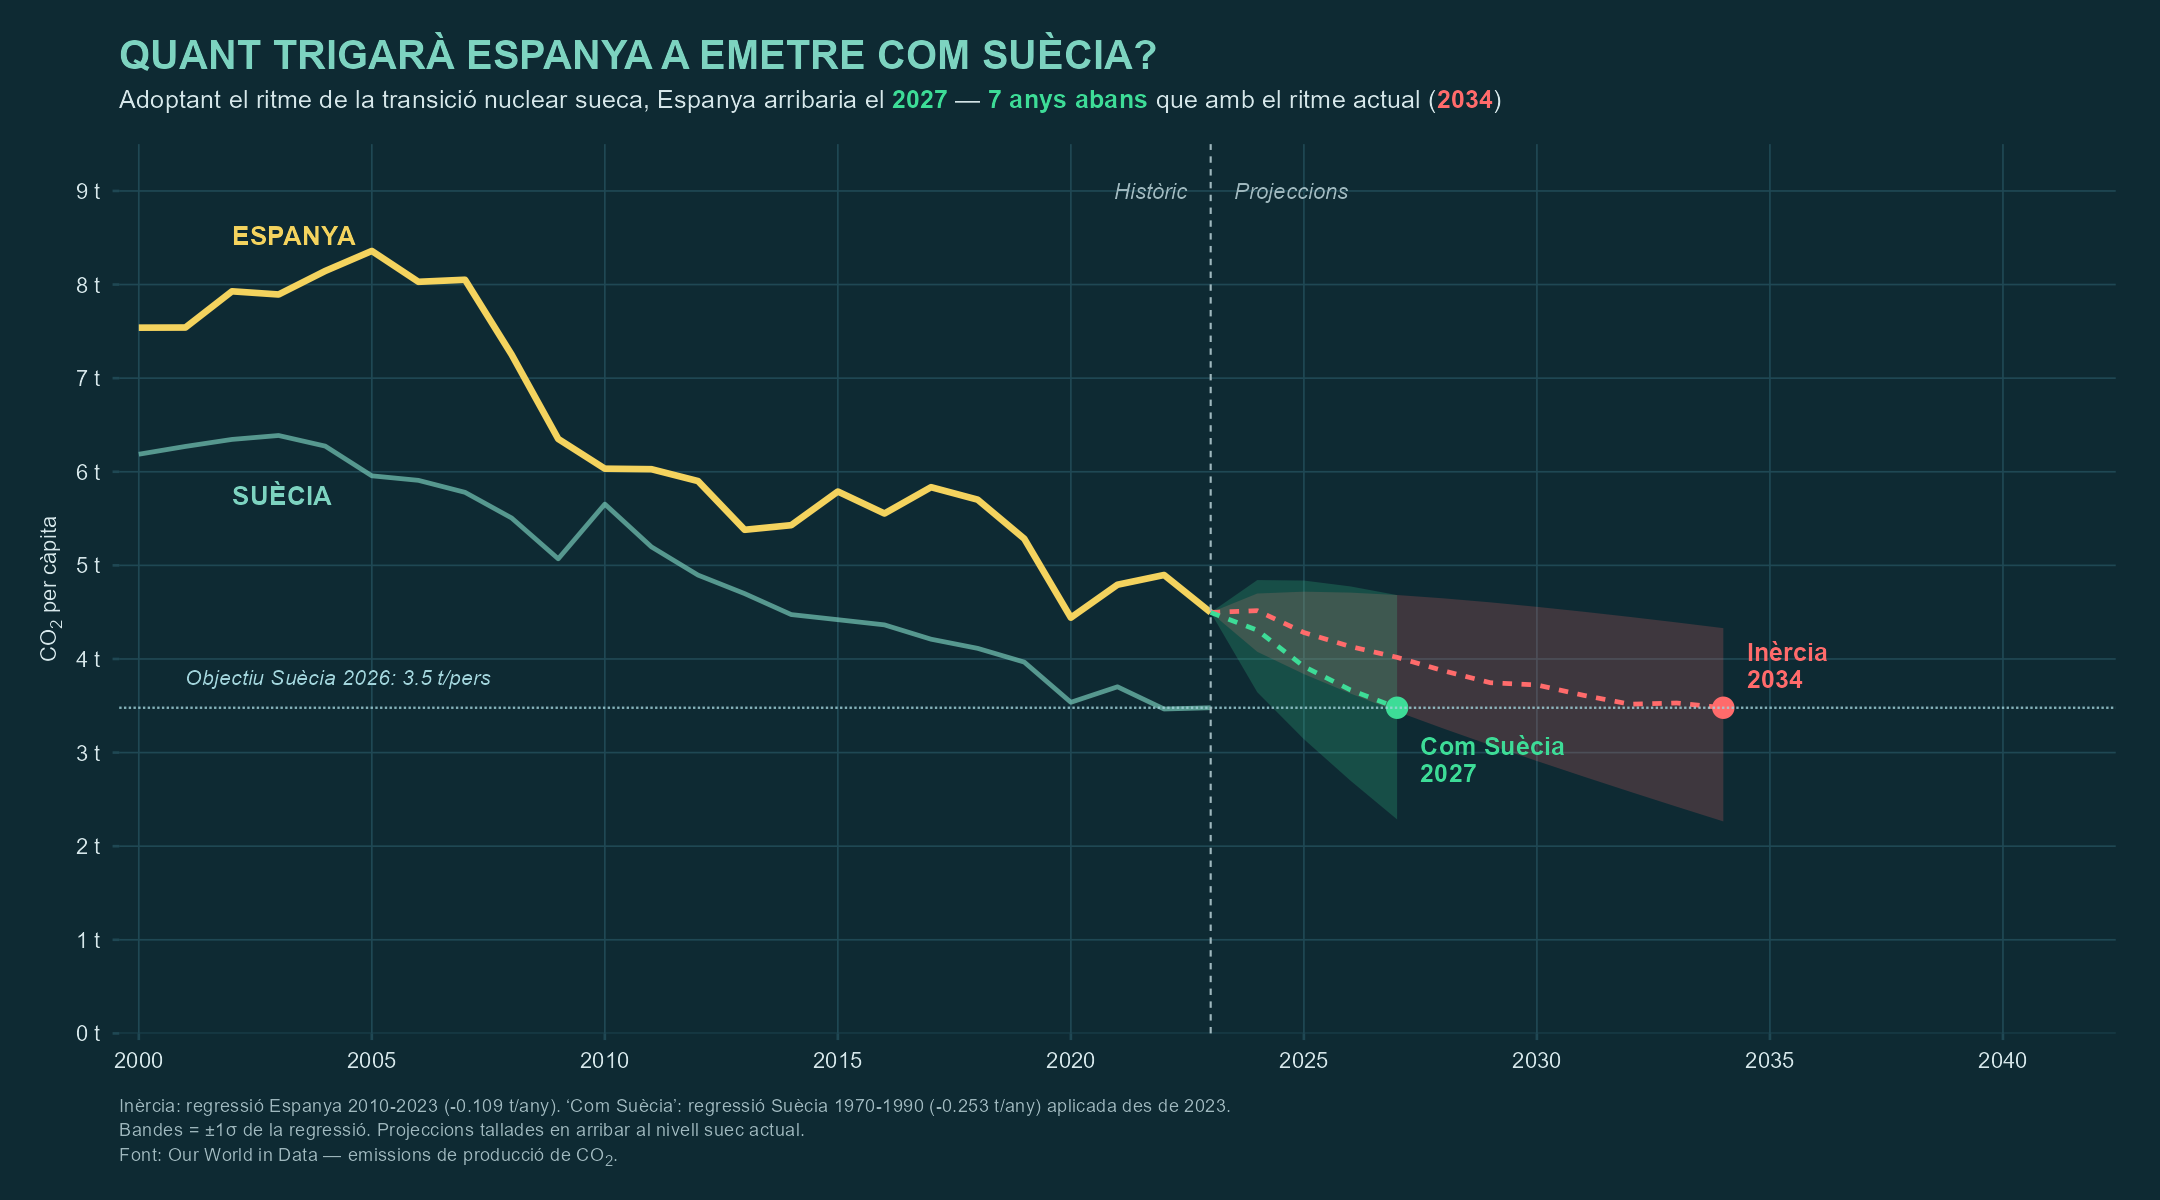

Source code (R):
library(tidyverse)
library(scales)
library(ggtext)

# ============================================================
# Projeccio Espanya: 'Si seguim aixi' vs 'Si fem com Suecia'
# Estil dashboard/infografia
# ============================================================

df <- read_csv("master_dataset.csv", show_col_types = FALSE)

serie <- df |>
  filter(Code %in% c("ESP","SWE"), Year >= 1970, !is.na(co2_prod_pc)) |>
  select(pais = Entity, Year, co2_pc = co2_prod_pc)

ult_any <- max(serie$Year)
target  <- serie |> filter(pais == "Sweden", Year == ult_any) |> pull(co2_pc)
y0      <- serie |> filter(pais == "Spain",  Year == ult_any) |> pull(co2_pc)

# Pendents
fit_inercia <- lm(co2_pc ~ Year,
                  data = serie |> filter(pais == "Spain", Year >= 2010))
fit_suecia  <- lm(co2_pc ~ Year,
                  data = serie |> filter(pais == "Sweden",
                                         Year >= 1970, Year <= 1990))
sl_inercia <- coef(fit_inercia)[2]
sl_suecia  <- coef(fit_suecia)[2]

# Sigma residual per generar bandes d'incertesa
sg_inercia <- summary(fit_inercia)$sigma
sg_suecia  <- summary(fit_suecia)$sigma

# Projeccio amb banda d'incertesa (creixent en t)
set.seed(7)
mk_proj <- function(sl, sg, etiqueta) {
  yrs <- ult_any:2050
  dt  <- yrs - ult_any
  mu  <- y0 + sl * dt
  # Soroll realista (autocorrelat suau) per simular pujades i baixades
  noise <- numeric(length(yrs))
  for (i in seq_along(yrs)) {
    if (i == 1) noise[i] <- 0
    else noise[i] <- 0.55 * noise[i - 1] + rnorm(1, 0, abs(sg) * 0.18)
  }
  co2 <- mu + noise
  se  <- sg * sqrt(dt)
  tibble(
    Year     = yrs,
    co2_pc   = pmax(co2, 0),
    lo       = pmax(mu - 1.0 * se, 0),
    hi       = pmax(mu + 1.0 * se, 0),
    escenari = etiqueta
  )
}
proj_in <- mk_proj(sl_inercia, sg_inercia, "Si seguim així")
proj_sw <- mk_proj(sl_suecia,  sg_suecia,  "Si fem com Suècia")

# Tallem la projeccio quan toca el target (no extrapolem mes enlla)
# i fixem l'ultim punt exactament sobre la linia objectiu
tallar <- function(p, sl) {
  i <- which(p$co2_pc <= target)[1]
  if (is.na(i)) return(p)
  out <- p[1:i, ]
  out$co2_pc[nrow(out)] <- target
  out
}
proj_in_t <- tallar(proj_in, sl_inercia)
proj_sw_t <- tallar(proj_sw, sl_suecia)

yr_in <- proj_in_t$Year[nrow(proj_in_t)]
yr_sw <- proj_sw_t$Year[nrow(proj_sw_t)]

# Punt final ja esta exactament sobre el target
last_in <- tail(proj_in_t, 1)
last_sw <- tail(proj_sw_t, 1)

hist_esp <- serie |> filter(pais == "Spain")
hist_swe <- serie |> filter(pais == "Sweden")

# ============================================================
# Paleta tipus dashboard
# ============================================================
bg       <- "#0E2A33"   # fons fosc teal
grid_col <- "#1F4854"
text_col <- "#D6E7EA"
sub_col  <- "#9FB8BE"
hist_esp_col <- "#F4D35E"   # groc per Espanya historic (bonic sobre fons fosc)
hist_swe_col <- "#7DD3C0"   # mint per Suecia
inercia_col  <- "#FF6B6B"   # vermell-coral
suecia_col   <- "#3DDC97"   # verd brillant
target_col   <- "#A2D5DC"

p <- ggplot() +
  # Bandes d'incertesa
  geom_ribbon(data = proj_in_t,
              aes(Year, ymin = lo, ymax = hi),
              fill = inercia_col, alpha = 0.20) +
  geom_ribbon(data = proj_sw_t,
              aes(Year, ymin = lo, ymax = hi),
              fill = suecia_col, alpha = 0.20) +

  # Historic Suecia (referencia tenue)
  geom_line(data = hist_swe, aes(Year, co2_pc),
            color = hist_swe_col, linewidth = 1, alpha = 0.65) +

  # Historic Espanya (linia principal)
  geom_line(data = hist_esp, aes(Year, co2_pc),
            color = hist_esp_col, linewidth = 1.4) +

  # Best estimate (linies discontinues centrals)
  geom_line(data = proj_in_t,
            aes(Year, co2_pc),
            color = inercia_col, linewidth = 1, linetype = "22") +
  geom_line(data = proj_sw_t,
            aes(Year, co2_pc),
            color = suecia_col,  linewidth = 1, linetype = "22") +

  # Punts finals + etiquetes
  geom_point(data = last_in,  aes(Year, co2_pc),
             color = inercia_col, size = 4) +
  geom_point(data = last_sw,  aes(Year, co2_pc),
             color = suecia_col,  size = 4) +

  annotate("text", x = last_in$Year + 0.5, y = last_in$co2_pc + 0.45,
           label = sprintf("Inèrcia\n%d", last_in$Year),
           hjust = 0, color = inercia_col, fontface = "bold",
           size = 4, lineheight = 0.9) +
  annotate("text", x = last_sw$Year + 0.5, y = last_sw$co2_pc - 0.55,
           label = sprintf("Com Suècia\n%d", last_sw$Year),
           hjust = 0, color = suecia_col, fontface = "bold",
           size = 4, lineheight = 0.9) +

  # Target
  geom_hline(yintercept = target, color = target_col,
             linetype = "11", linewidth = 0.5, alpha = 0.8) +
  annotate("text", x = 2001, y = target + 0.32,
           label = sprintf("Objectiu Suècia 2026: %.1f t/pers", target),
           hjust = 0, color = target_col,
           size = 3.4, fontface = "italic") +

  # Linies "Historic | Projecció"
  geom_vline(xintercept = ult_any, color = sub_col,
             linetype = "33", linewidth = 0.45) +
  annotate("text", x = ult_any - 0.5, y = 9.0,
           label = "Històric",
           hjust = 1, color = sub_col, fontface = "italic", size = 3.5) +
  annotate("text", x = ult_any + 0.5, y = 9.0,
           label = "Projeccions",
           hjust = 0, color = sub_col, fontface = "italic", size = 3.5) +

  # Etiquetes paisos
  annotate("text", x = 2002, y = hist_esp$co2_pc[hist_esp$Year == 2002] + 0.6,
           label = "ESPANYA",
           color = hist_esp_col, fontface = "bold", size = 4.2, hjust = 0) +
  annotate("text", x = 2002, y = hist_swe$co2_pc[hist_swe$Year == 2002] - 0.6,
           label = "SUÈCIA",
           color = hist_swe_col, fontface = "bold", size = 4.2, hjust = 0) +

  scale_x_continuous(breaks = seq(2000, 2040, 5),
                     limits = c(2000, 2042),
                     expand = c(0.01, 0)) +
  scale_y_continuous(limits = c(0, 9.5),
                     breaks = seq(0, 9, 1),
                     expand = c(0, 0),
                     labels = function(x) paste0(x, " t")) +
  labs(
    title    = "QUANT TRIGARÀ ESPANYA A EMETRE COM SUÈCIA?",
    subtitle = sprintf(
      "Adoptant el ritme de la transició nuclear sueca, Espanya arribaria el <b style='color:%s'>%d</b> — <b style='color:%s'>%d anys abans</b> que amb el ritme actual (<b style='color:%s'>%d</b>)",
      suecia_col, last_sw$Year, suecia_col, last_in$Year - last_sw$Year, inercia_col, last_in$Year),
    x = NULL,
    y = "CO<sub>2</sub> per càpita",
    caption = sprintf(
      "Inèrcia: regressió Espanya 2010-%d (%.3f t/any). 'Com Suècia': regressió Suècia 1970-1990 (%.3f t/any) aplicada des de %d.<br>Bandes = ±1σ de la regressió. Projeccions tallades en arribar al nivell suec actual.<br>Font: Our World in Data — emissions de producció de CO<sub>2</sub>.",
      ult_any, sl_inercia, sl_suecia, ult_any)
  ) +
  theme_minimal(base_size = 12) +
  theme(
    plot.background  = element_rect(fill = bg, color = NA),
    panel.background = element_rect(fill = bg, color = NA),
    panel.grid.major = element_line(color = grid_col, linewidth = 0.35),
    panel.grid.minor = element_blank(),
    plot.title       = element_text(face = "bold", size = 18,
                                    color = "#7DD3C0",
                                    margin = margin(b = 6)),
    plot.subtitle    = element_markdown(color = text_col, size = 11.5,
                                        margin = margin(b = 14)),
    plot.caption     = element_markdown(color = sub_col, size = 8.5,
                                        hjust = 0, lineheight = 1.3,
                                        margin = margin(t = 12)),
    axis.title.y     = element_markdown(color = text_col, size = 10,
                                        margin = margin(r = 5)),
    axis.text        = element_text(color = text_col, size = 10),
    axis.ticks       = element_line(color = grid_col),
    plot.margin      = margin(18, 20, 14, 18)
  )

if (!dir.exists("grafics")) dir.create("grafics")
ggsave("grafics/projeccio_espanya_suecia.png",
       plot = p, width = 13.5, height = 7.5, dpi = 160, bg = bg)

cat(sprintf("Pendent inercia: %.3f | Pendent Suecia transicio: %.3f\n",
            sl_inercia, sl_suecia))
cat(sprintf("Arribada inercia: %d | Arribada com-Suecia: %d | Diferencia: %d anys\n",
            last_in$Year, last_sw$Year, last_in$Year - last_sw$Year))
cat("Grafic guardat a grafics/projeccio_espanya_suecia.png\n")
